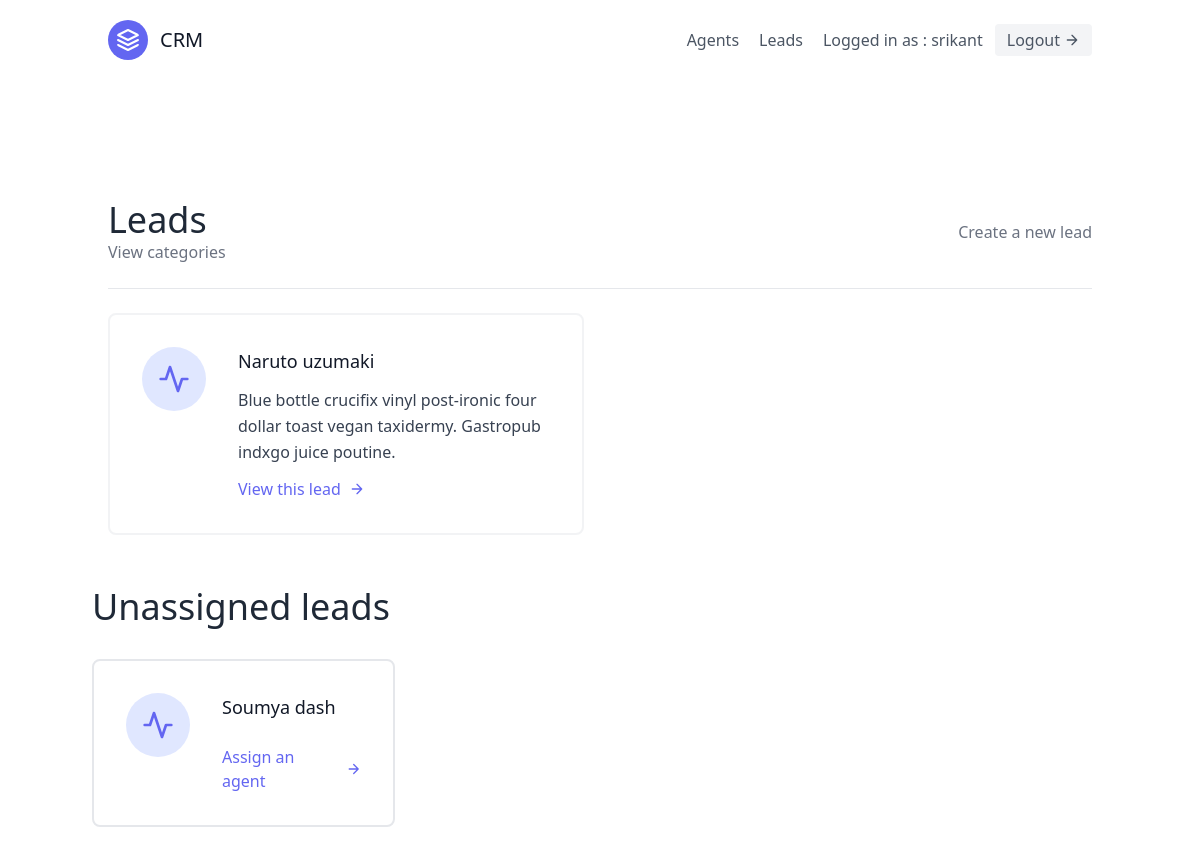
Before: /leads/ (signed in) with the older database file.
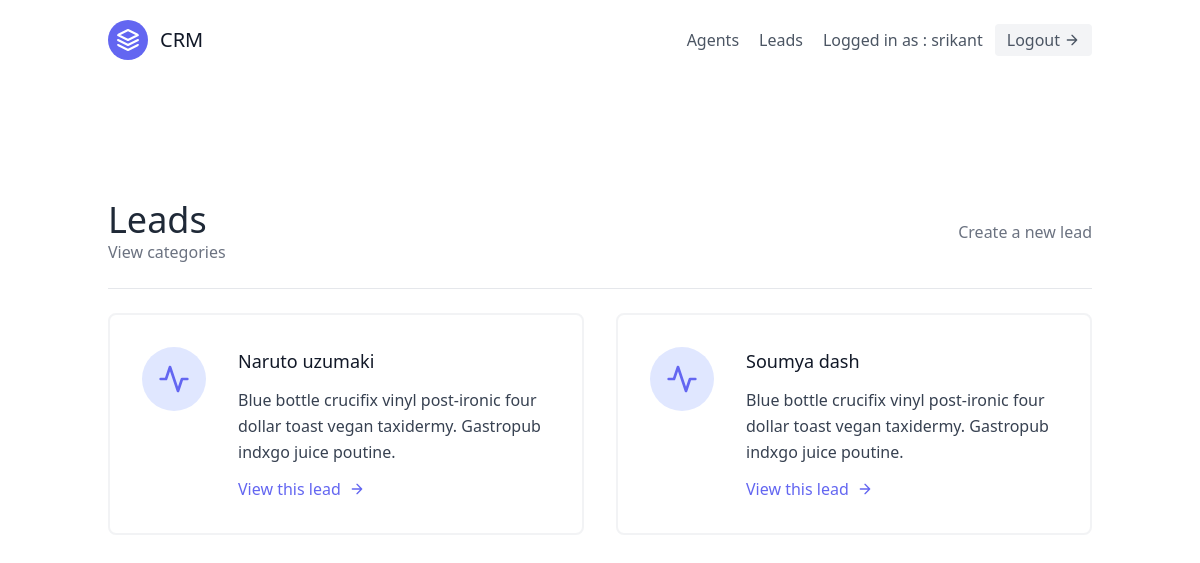
After: the same page with the newer database file.
### leads/models.py (models this page shows, shortened)
class Lead(models.Model):
    first_name = models.CharField(max_length=20)
    last_name = models.CharField(max_length=20)
    age = models.IntegerField(default=0)
    organisation = models.ForeignKey(UserProfile, on_delete=models.CASCADE)
    agent = models.ForeignKey("Agent", null=True, blank=True, on_delete=models.SET_NULL)
    category = models.ForeignKey("Category", related_name="leads", null=True, blank=True, on_delete=models.SET_NULL)
    description = models.TextField()
    date_added = models.DateTimeField(auto_now_add=True)
    phone_number = models.CharField(max_length=20)
    email = models.EmailField()

### leads/views.py (the view)
# urls.py: path('', LeadListView.as_view(), name='lead-list'),
class LeadListView(LoginRequiredMixin, generic.ListView):
    template_name = "leads/lead_list.html"
    context_object_name = "leads"
    def get_queryset(self):
        user = self.request.user
        if user.is_organisor:
            queryset = Lead.objects.filter(
                organisation=user.userprofile,
                agent__isnull=False
            )
        else:
            queryset = Lead.objects.filter(
                organisation=user.agent.organisation,
                agent__isnull=False
            )
            queryset = queryset.filter(agent__user=user)
        return queryset
    def get_context_data(self, **kwargs):
        context = super(LeadListView, self).get_context_data(**kwargs)
        user = self.request.user
        if user.is_organisor:
            queryset = Lead.objects.filter(
                organisation=user.userprofile,
                agent__isnull=True
            )
            context.update({
                "unassigned_leads": queryset
            })
        return context

### leads/templates/leads/lead_list.html (shortened to what the changed rows need)
{% extends "base.html" %}
{% block content %}
    <section class="text-gray-700 body-font">
        <div class="container px-5 py-24 mx-auto flex flex-wrap">
            <div class="w-full mb-6 py-6 flex justify-between items-center border-b border-gray-200">
                <div>
                    <h1 class="text-4xl text-gray-800">Leads</h1>
                </div>
            </div>
            <div class="flex flex-wrap -m-4">
            {% for lead in leads %}
            <div class="p-4 lg:w-1/2 md:w-full">
            <div class="flex border-2 rounded-lg border-gray-200 border-opacity-50 p-8 sm:flex-row flex-col">
                <div class="w-16 h-16 sm:mr-8 sm:mb-0 mb-4 inline-flex items-center justify-center rounded-full bg-indigo-100 text-indigo-500 flex-shrink-0">
                <svg fill="none" stroke="currentColor" stroke-linecap="round" stroke-linejoin="round" stroke-width="2" class="w-8 h-8" viewBox="0 0 24 24">
                    <path d="M22 12h-4l-3 9L9 3l-3 9H2"></path>
                </svg>
                </div>
                <div class="flex-grow">
                    <h2 class="text-gray-900 text-lg title-font font-medium mb-3">{{ lead.first_name}} {{lead.last_name}}</h2>
                    <p class="leading-relaxed text-base">Blue bottle crucifix vinyl post-ironic four dollar toast vegan taxidermy. Gastropub indxgo juice poutine.</p>
                    <a href="{% url 'leads:lead-detail' lead.pk %}" class="mt-3 text-indigo-500 inline-flex items-center">View this lead
                        <svg fill="none" stroke="currentColor" stroke-linecap="round" stroke-linejoin="round" stroke-width="2" class="w-4 h-4 ml-2" viewBox="0 0 24 24">
                            <path d="M5 12h14M12 5l7 7-7 7"></path>
                        </svg>
                    </a>
                </div>
                </div>
                </div>
            {% endfor %}
            {% if unassigned_leads.exists %}
            <div class="mt-5 flex flex-wrap -m-4">
                <div class="p-4 w-full">
                    <h1 class="text-4xl text-gray-800">Unassigned leads</h1>
                </div>
                {% for lead in unassigned_leads %}
                <div class="p-4 lg:w-1/2 md:w-full">
                    <div class="flex border-2 rounded-lg border-gray-200 p-8 sm:flex-row flex-col">
                        <div class="w-16 h-16 sm:mr-8 sm:mb-0 mb-4 inline-flex items-center justify-center rounded-full bg-indigo-100 text-indigo-500 flex-shrink-0">
                            <svg fill="none" stroke="currentColor" stroke-linecap="round" stroke-linejoin="round" stroke-width="2" class="w-8 h-8" viewBox="0 0 24 24">
                                <path d="M22 12h-4l-3 9L9 3l-3 9H2"></path>
                            </svg>
                        </div>
                        <div class="flex-grow">
                            <h2 class="text-gray-900 text-lg title-font font-medium mb-3">
                                {{ lead.first_name }} {{ lead.last_name }}
                            </h2>
                            <a href="{% url 'leads:assign-agent' lead.pk %}" class="mt-3 text-indigo-500 inline-flex items-center">
                                Assign an agent
                                <svg fill="none" stroke="currentColor" stroke-linecap="round" stroke-linejoin="round" stroke-width="2" class="w-4 h-4 ml-2" viewBox="0 0 24 24">
                                    <path d="M5 12h14M12 5l7 7-7 7"></path>
                                </svg>
                            </a>
                        </div>
                    </div>
                </div>
                {% endfor %}
                </div>
           {% endif %}
        </div>
    </div>
 </section>
{% endblock content %}

Changed rows visible on the page:
changed Lead "Soumya": moves from the list under "Unassigned leads" to the list under "Leads"
Other visible differences:
text no longer shown: "Unassigned leads"
